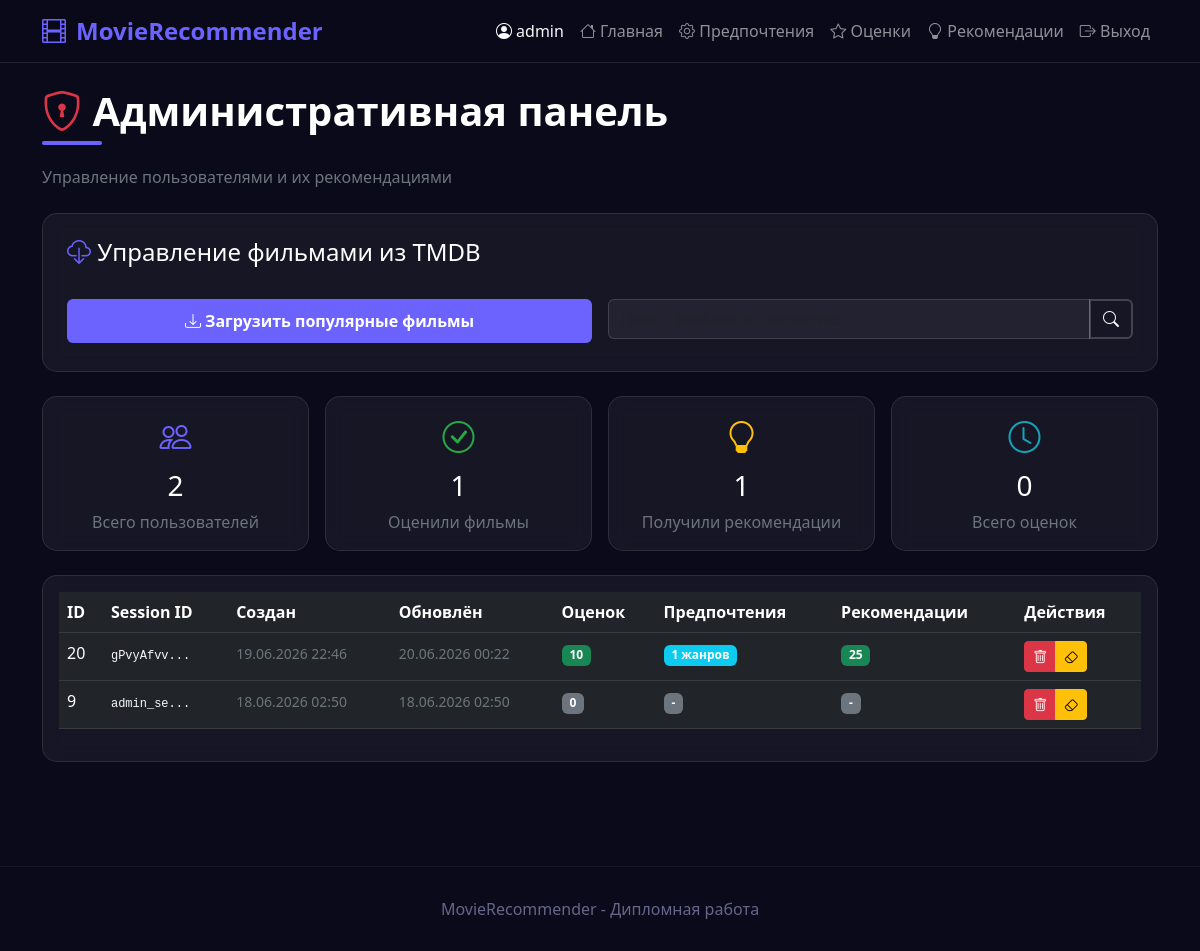
/admin (signed in), run on the app's committed database.
### tables this page shows
CREATE TABLE users (
                    user_id INTEGER PRIMARY KEY AUTOINCREMENT,
                    session_id TEXT UNIQUE NOT NULL,
                    created_at TEXT NOT NULL,
                    updated_at TEXT NOT NULL,
                    preferences TEXT DEFAULT '{}',
                    ratings TEXT DEFAULT '{}',
                    recommendations TEXT DEFAULT '{}',
                    last_recommended_at TEXT
                , username TEXT, password_hash TEXT, email TEXT, skipped TEXT DEFAULT "{}", is_admin INTEGER DEFAULT 0);

### app.py (the view)
@app.route('/admin')
def admin():
    if 'user_id' not in session:
        return redirect(url_for('login'))
    user = db.get_user_by_id(session['user_id'])
    if not user:
        session.clear()
        return redirect(url_for('login'))
    if not user.is_admin:
        flash('Доступ запрещён. Требуются права администратора.', 'danger')
        return redirect(url_for('index'))
    all_users = db.get_all_users()
    return render_template('admin.html', users=all_users)

### database.py (called while the page is built)
    @contextmanager
    def get_connection(self):
        conn = sqlite3.connect(self.db_path)
        conn.row_factory = sqlite3.Row
        try:
            yield conn
            conn.commit()
        except Exception as e:
            conn.rollback()
            raise e
        finally:
            conn.close()

    def get_user_by_id(self, user_id: int) -> Optional[User]:
        with self.get_connection() as conn:
            cursor = conn.cursor()
            cursor.execute('SELECT * FROM users WHERE user_id = ?', (user_id,))
            row = cursor.fetchone()
        if row:
            return User.from_dict(dict(row))
        return None

    def get_all_users(self) -> List[User]:
        with self.get_connection() as conn:
            cursor = conn.cursor()
            cursor.execute('SELECT * FROM users ORDER BY created_at DESC')
            rows = cursor.fetchall()
        return [User.from_dict(dict(row)) for row in rows]

### models.py (called while the page is built)
    def get_rating_count(self) -> int:
        return len(self.ratings)

### templates/admin.html (shortened to what this page needs)
{% extends "base.html" %}
{% block content %}
<div class="row">
    <div class="col-12">
        <h1 class="section-title">
            <i class="bi bi-shield-lock" style="color: #dc3545;"></i>
            Административная панель
        </h1>
        <p class="text-secondary mb-4">Управление пользователями и их рекомендациями</p>
    </div>
    <div class="col-12 mb-4">
        <div class="card p-4">
            <h4 class="text-white">
                <i class="bi bi-cloud-download" style="color: #6c63ff;"></i>
                Управление фильмами из TMDB
            </h4>
            <div class="row g-3 mt-2">
                <div class="col-md-6">
                    <a href="{{ url_for('admin_update_movies') }}" class="btn btn-primary w-100">
                        <i class="bi bi-download"></i> Загрузить популярные фильмы
                    </a>
                </div>
                <div class="col-md-6">
                    <div class="input-group">
                        <input type="text" class="form-control" id="searchMovieInput"
                            placeholder="Поиск фильма по названию...">
                        <button class="btn btn-outline-light" id="searchMovieBtn">
                            <i class="bi bi-search"></i>
                        </button>
                    </div>
                </div>
            </div>
        </div>
    </div>
    <div class="col-12 mb-4">
        <div class="row g-3">
            <div class="col-md-3 col-6">
                <div class="card p-3 text-center">
                    <i class="bi bi-people" style="font-size: 2rem; color: #6c63ff;"></i>
                    <h3 class="text-white mt-2">{{ users|length }}</h3>
                    <span class="text-secondary">Всего пользователей</span>
                </div>
            </div>
            <div class="col-md-3 col-6">
                <div class="card p-3 text-center">
                    <i class="bi bi-check-circle" style="font-size: 2rem; color: #28a745;"></i>
                    <h3 class="text-white mt-2">
                        {% set rated_users = users|selectattr('ratings', 'defined')|list|selectattr('ratings', 'ne', {})|list %}
                        {{ rated_users|length }}
                    </h3>
                    <span class="text-secondary">Оценили фильмы</span>
                </div>
            </div>
            <div class="col-md-3 col-6">
                <div class="card p-3 text-center">
                    <i class="bi bi-lightbulb" style="font-size: 2rem; color: #ffc107;"></i>
                    <h3 class="text-white mt-2">
                        {% set rec_users = users|selectattr('recommendations', 'defined')|list|selectattr('recommendations', 'ne', {})|list %}
                        {{ rec_users|length }}
                    </h3>
                    <span class="text-secondary">Получили рекомендации</span>
                </div>
            </div>
            <div class="col-md-3 col-6">
                <div class="card p-3 text-center">
                    <i class="bi bi-clock" style="font-size: 2rem; color: #17a2b8;"></i>
                    <h3 class="text-white mt-2">
                        {% set total_ratings = 0 %}
                        {% for user in users %}
                            {% set total_ratings = total_ratings + user.get_rating_count() %}
                        {% endfor %}
                        {{ total_ratings }}
                    </h3>
                    <span class="text-secondary">Всего оценок</span>
                </div>
            </div>
        </div>
    </div>
    <div class="col-12">
        <div class="card p-3">
            <div class="table-responsive">
                <table class="table table-dark table-hover">
                    <thead>
                        <tr>
                            <th>ID</th>
                            <th>Session ID</th>
                            <th>Создан</th>
                            <th>Обновлён</th>
                            <th>Оценок</th>
                            <th>Предпочтения</th>
                            <th>Рекомендации</th>
                            <th>Действия</th>
                        </tr>
                    </thead>
                    <tbody>
                        {% for user in users %}
                        <tr>
                            <td>{{ user.user_id }}</td>
                            <td>
                                <code class="text-light" style="font-size: 0.75rem;">
                                    {{ user.session_id[:8] if user.session_id else '-' }}...
                                </code>
                            </td>
                            <td>
                                <small class="text-secondary">
                                    {{ user.created_at.strftime('%d.%m.%Y %H:%M') if user.created_at else '-' }}
                                </small>
                            </td>
                            <td>
                                <small class="text-secondary">
                                    {{ user.updated_at.strftime('%d.%m.%Y %H:%M') if user.updated_at else '-' }}
                                </small>
                            </td>
                            <td>
                                <span class="badge {% if user.get_rating_count() >= 10 %}bg-success{% else %}bg-secondary{% endif %}">
                                    {{ user.get_rating_count() }}
                                </span>
                            </td>
                            <td>
                                {% if user.preferences and user.preferences.get('genres') %}
                                    <span class="badge bg-info">
                                        {{ user.preferences.get('genres', [])|length }} жанров
                                    </span>
                                {% else %}
                                    <span class="badge bg-secondary">-</span>
                                {% endif %}
                            </td>
                            <td>
                                {% if user.recommendations and user.recommendations.get('items') %}
                                    <span class="badge bg-success">
                                        {{ user.recommendations.get('total_count', 0) }}
                                    </span>
                                {% else %}
                                    <span class="badge bg-secondary">-</span>
                                {% endif %}
                            </td>
                            <td>
                                <div class="btn-group btn-group-sm">
                                    <button class="btn btn-danger" onclick="deleteUser({{ user.user_id }})" title="Удалить пользователя">
                                        <i class="bi bi-trash"></i>
                                    </button>
                                    <button class="btn btn-warning" onclick="deleteRecommendations({{ user.user_id }})" title="Очистить рекомендации">
                                        <i class="bi bi-eraser"></i>
                                    </button>
                                </div>
                            </td>
                        </tr>
                        {% endfor %}
                    </tbody>
                </table>
            </div>
        </div>
    </div>
</div>
{% endblock %}

### templates/base.html (shortened to what this page needs)
<!DOCTYPE html>
<html lang="ru">
<head>
    <link href="https://cdn.jsdelivr.net/npm/bootstrap@5.3.0/dist/css/bootstrap.min.css" rel="stylesheet">
    <link rel="stylesheet" href="https://cdn.jsdelivr.net/npm/bootstrap-icons@1.11.0/font/bootstrap-icons.css">
</head>
<body>
    <nav class="navbar navbar-expand-lg navbar-dark">
        <div class="container">
            <a class="navbar-brand" href="{{ url_for('index') }}">
                <i class="bi bi-film"></i>MovieRecommender
            </a>
            <div class="collapse navbar-collapse" id="navbarNav">
                <ul class="navbar-nav ms-auto">
                    {% if session.user_id %}
                        <li class="nav-item">
                            <span class="nav-link text-light">
                                <i class="bi bi-person-circle"></i> {{ session.username }}
                            </span>
                        </li>
                        <li class="nav-item">
                            <a class="nav-link" href="{{ url_for('index') }}">
                                <i class="bi bi-house"></i> Главная
                            </a>
                        </li>
                        <li class="nav-item">
                            <a class="nav-link" href="{{ url_for('preferences') }}">
                                <i class="bi bi-gear"></i> Предпочтения
                            </a>
                        </li>
                        <li class="nav-item">
                            <a class="nav-link" href="{{ url_for('rating') }}">
                                <i class="bi bi-star"></i> Оценки
                            </a>
                        </li>
                        <li class="nav-item">
                            <a class="nav-link" href="{{ url_for('recommendations') }}">
                                <i class="bi bi-lightbulb"></i> Рекомендации
                            </a>
                        </li>
                        <li class="nav-item">
                            <a class="nav-link" href="{{ url_for('logout') }}">
                                <i class="bi bi-box-arrow-right"></i> Выход
                            </a>
                        </li>
                    {% endif %}
                </ul>
            </div>
        </div>
    </nav>
    <main class="py-4">
        <div class="container">
            {% block content %}{% endblock %}
        </div>
    </main>
    <footer class="footer">
        <div class="container text-center">
            <p class="mb-0">MovieRecommender - Дипломная работа</p>
        </div>
    </footer>
</body>
</html>

### templates/base.html (style rules this page uses)
:root { --primary-color: #6c63ff; --secondary-color: #4a47a3; --bg-dark: #0a0a1a; --bg-card: rgba(255, 255, 255, 0.05); --text-light: #e0e0e0; }
body { background: var(--bg-dark); color: var(--text-light); font-family: 'Segoe UI', Tahoma, Geneva, Verdana, sans-serif; min-height: 100vh; }
.navbar { background: rgba(10, 10, 26, 0.95) !important; backdrop-filter: blur(10px); border-bottom: 1px solid rgba(255, 255, 255, 0.1); }
.navbar-brand { color: var(--primary-color) !important; font-weight: 700; font-size: 1.5rem; }
.navbar-brand i { margin-right: 10px; }
.btn-primary { background: var(--primary-color); border: none; padding: 10px 30px; font-weight: 600; transition: all 0.3s; }
.btn-outline-light { border: 2px solid rgba(255, 255, 255, 0.2); }
.card { background: var(--bg-card); border: 1px solid rgba(255, 255, 255, 0.1); border-radius: 15px; backdrop-filter: blur(10px); transition: all 0.3s; }
.section-title { color: white; font-weight: 700; margin-bottom: 30px; position: relative; }
.section-title::after { content: ''; position: absolute; bottom: -10px; left: 0; width: 60px; height: 4px; background: var(--primary-color); border-radius: 2px; }
.form-control, .form-select { background: rgba(255, 255, 255, 0.05); border: 1px solid rgba(255, 255, 255, 0.15); color: white; }
.footer { margin-top: 80px; padding: 30px 0; border-top: 1px solid rgba(255, 255, 255, 0.05); color: #666688; }

### data on the page
users: username "admin", user_id "9", session_id "admin_se", created_at "18.06.2026 02:50", updated_at "18.06.2026 02:50", get_rating_count "0"
users: user_id "20", session_id "gPvyAfvv", created_at "19.06.2026 22:46", updated_at "20.06.2026 00:22", get_rating_count "10", preferences.get|length "1", recommendations.get "25"

### other printed values
{{ users|length }} "2"
{{ rated_users|length }} "1"
{{ rec_users|length }} "1"
{{ total_ratings }} "0"
